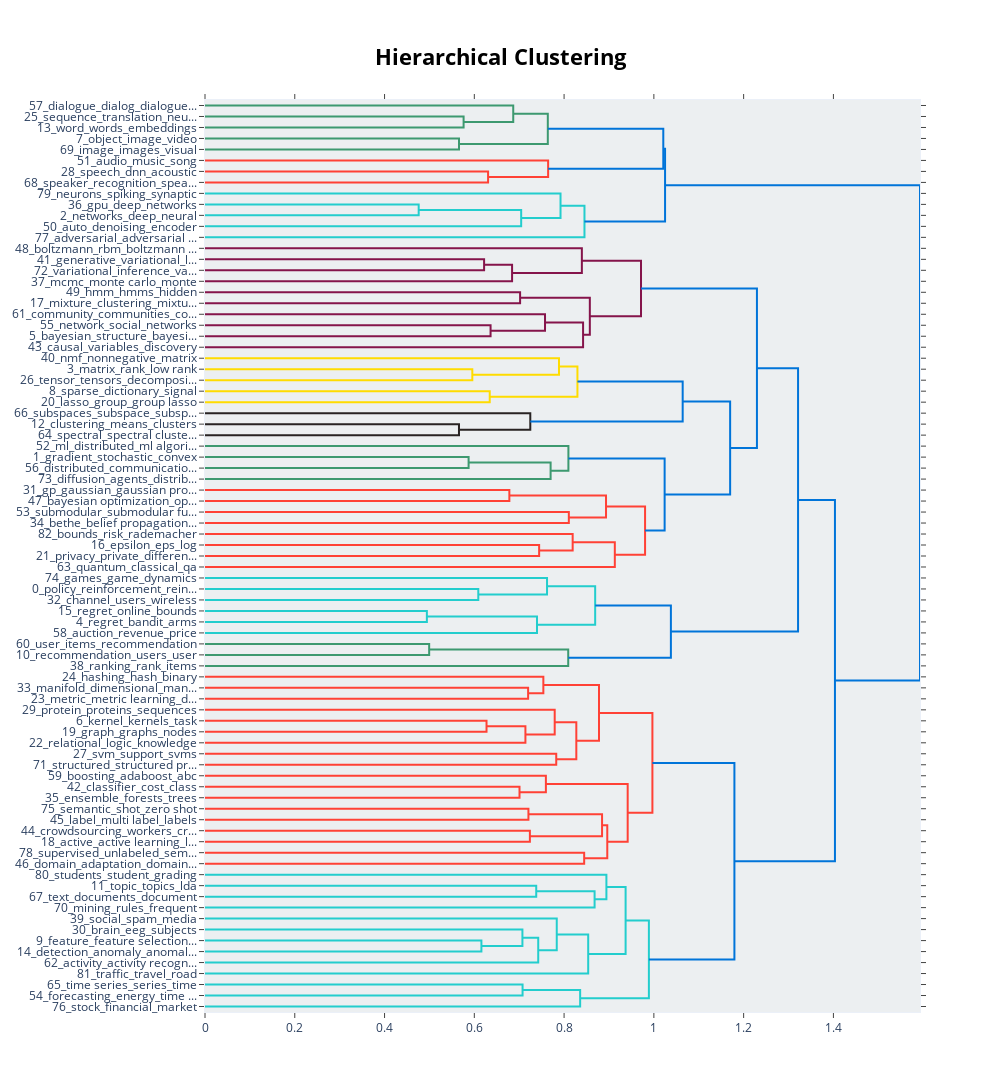

This figure's notebook cell:
### Markdown cell above
### Hirearchy of topics

### Code cell
topic_model.visualize_hierarchy()

### Figure 1 — Plotly figure (JSON) as saved in the notebook; plotly's stock layout.template omitted (floating-point values rounded to 4 significant figures)
{"data": [{"hoverinfo": "text", "marker": {"color": "rgb(61,153,112)"}, "mode": "lines", "type": "scatter", "x": [0, 0.5761, 0.5761, 0], "xaxis": "x", "y": [-15, -15, -25, -25], "yaxis": "y"}, {"hoverinfo": "text", "marker": {"color": "rgb(61,153,112)"}, "mode": "lines", "type": "scatter", "x": [0, 0.6867, 0.6867, 0.5761], "xaxis": "x", "y": [-5, -5, -20, -20], "yaxis": "y"}, {"hoverinfo": "text", "marker": {"color": "rgb(61,153,112)"}, "mode": "lines", "type": "scatter", "x": [0, 0.5659, 0.5659, 0], "xaxis": "x", "y": [-35, -35, -45, -45], "yaxis": "y"}, {"hoverinfo": "text", "marker": {"color": "rgb(61,153,112)"}, "mode": "lines", "type": "scatter", "x": [0.6867, 0.7637, 0.7637, 0.5659], "xaxis": "x", "y": [-12.5, -12.5, -40, -40], "yaxis": "y"}, {"hoverinfo": "text", "marker": {"color": "rgb(255,65,54)"}, "mode": "lines", "type": "scatter", "x": [0, 0.6307, 0.6307, 0], "xaxis": "x", "y": [-65, -65, -75, -75], "yaxis": "y"}, {"hoverinfo": "text", "marker": {"color": "rgb(255,65,54)"}, "mode": "lines", "type": "scatter", "x": [0, 0.7644, 0.7644, 0.6307], "xaxis": "x", "y": [-55, -55, -70, -70], "yaxis": "y"}, {"hoverinfo": "text", "marker": {"color": "rgb(0,116,217)"}, "mode": "lines", "type": "scatter", "x": [0.7637, 1.021, 1.021, 0.7644], "xaxis": "x", "y": [-26.25, -26.25, -62.5, -62.5], "yaxis": "y"}, {"hoverinfo": "text", "marker": {"color": "rgb(35,205,205)"}, "mode": "lines", "type": "scatter", "x": [0, 0.476, 0.476, 0], "xaxis": "x", "y": [-95, -95, -105, -105], "yaxis": "y"}, {"hoverinfo": "text", "marker": {"color": "rgb(35,205,205)"}, "mode": "lines", "type": "scatter", "x": [0.476, 0.7044, 0.7044, 0], "xaxis": "x", "y": [-100, -100, -115, -115], "yaxis": "y"}, {"hoverinfo": "text", "marker": {"color": "rgb(35,205,205)"}, "mode": "lines", "type": "scatter", "x": [0, 0.792, 0.792, 0.7044], "xaxis": "x", "y": [-85, -85, -107.5, -107.5], "yaxis": "y"}, {"hoverinfo": "text", "marker": {"color": "rgb(35,205,205)"}, "mode": "lines", "type": "scatter", "x": [0.792, 0.8454, 0.8454, 0], "xaxis": "x", "y": [-96.25, -96.25, -125, -125], "yaxis": "y"}, {"hoverinfo": "text", "marker": {"color": "rgb(0,116,217)"}, "mode": "lines", "type": "scatter", "x": [1.021, 1.025, 1.025, 0.8454], "xaxis": "x", "y": [-44.38, -44.38, -110.6, -110.6], "yaxis": "y"}, {"hoverinfo": "text", "marker": {"color": "rgb(133,20,75)"}, "mode": "lines", "type": "scatter", "x": [0, 0.6218, 0.6218, 0], "xaxis": "x", "y": [-145, -145, -155, -155], "yaxis": "y"}, {"hoverinfo": "text", "marker": {"color": "rgb(133,20,75)"}, "mode": "lines", "type": "scatter", "x": [0.6218, 0.6841, 0.6841, 0], "xaxis": "x", "y": [-150, -150, -165, -165], "yaxis": "y"}, {"hoverinfo": "text", "marker": {"color": "rgb(133,20,75)"}, "mode": "lines", "type": "scatter", "x": [0, 0.8396, 0.8396, 0.6841], "xaxis": "x", "y": [-135, -135, -157.5, -157.5], "yaxis": "y"}, {"hoverinfo": "text", "marker": {"color": "rgb(133,20,75)"}, "mode": "lines", "type": "scatter", "x": [0, 0.702, 0.702, 0], "xaxis": "x", "y": [-175, -175, -185, -185], "yaxis": "y"}, {"hoverinfo": "text", "marker": {"color": "rgb(133,20,75)"}, "mode": "lines", "type": "scatter", "x": [0, 0.6362, 0.6362, 0], "xaxis": "x", "y": [-205, -205, -215, -215], "yaxis": "y"}, {"hoverinfo": "text", "marker": {"color": "rgb(133,20,75)"}, "mode": "lines", "type": "scatter", "x": [0, 0.7575, 0.7575, 0.6362], "xaxis": "x", "y": [-195, -195, -210, -210], "yaxis": "y"}, {"hoverinfo": "text", "marker": {"color": "rgb(133,20,75)"}, "mode": "lines", "type": "scatter", "x": [0.7575, 0.8423, 0.8423, 0], "xaxis": "x", "y": [-202.5, -202.5, -225, -225], "yaxis": "y"}, {"hoverinfo": "text", "marker": {"color": "rgb(133,20,75)"}, "mode": "lines", "type": "scatter", "x": [0.702, 0.8573, 0.8573, 0.8423], "xaxis": "x", "y": [-180, -180, -213.8, -213.8], "yaxis": "y"}, {"hoverinfo": "text", "marker": {"color": "rgb(133,20,75)"}, "mode": "lines", "type": "scatter", "x": [0.8396, 0.9714, 0.9714, 0.8573], "xaxis": "x", "y": [-146.2, -146.2, -196.9, -196.9], "yaxis": "y"}, {"hoverinfo": "text", "marker": {"color": "rgb(255,220,0)"}, "mode": "lines", "type": "scatter", "x": [0, 0.5956, 0.5956, 0], "xaxis": "x", "y": [-245, -245, -255, -255], "yaxis": "y"}, {"hoverinfo": "text", "marker": {"color": "rgb(255,220,0)"}, "mode": "lines", "type": "scatter", "x": [0, 0.7886, 0.7886, 0.5956], "xaxis": "x", "y": [-235, -235, -250, -250], "yaxis": "y"}, {"hoverinfo": "text", "marker": {"color": "rgb(255,220,0)"}, "mode": "lines", "type": "scatter", "x": [0, 0.6343, 0.6343, 0], "xaxis": "x", "y": [-265, -265, -275, -275], "yaxis": "y"}, {"hoverinfo": "text", "marker": {"color": "rgb(255,220,0)"}, "mode": "lines", "type": "scatter", "x": [0.7886, 0.8297, 0.8297, 0.6343], "xaxis": "x", "y": [-242.5, -242.5, -270, -270], "yaxis": "y"}, {"hoverinfo": "text", "marker": {"color": "rgb(40,35,35)"}, "mode": "lines", "type": "scatter", "x": [0, 0.5658, 0.5658, 0], "xaxis": "x", "y": [-295, -295, -305, -305], "yaxis": "y"}, {"hoverinfo": "text", "marker": {"color": "rgb(40,35,35)"}, "mode": "lines", "type": "scatter", "x": [0, 0.7247, 0.7247, 0.5658], "xaxis": "x", "y": [-285, -285, -300, -300], "yaxis": "y"}, {"hoverinfo": "text", "marker": {"color": "rgb(0,116,217)"}, "mode": "lines", "type": "scatter", "x": [0.8297, 1.064, 1.064, 0.7247], "xaxis": "x", "y": [-256.2, -256.2, -292.5, -292.5], "yaxis": "y"}, {"hoverinfo": "text", "marker": {"color": "rgb(61,153,112)"}, "mode": "lines", "type": "scatter", "x": [0, 0.5873, 0.5873, 0], "xaxis": "x", "y": [-325, -325, -335, -335], "yaxis": "y"}, {"hoverinfo": "text", "marker": {"color": "rgb(61,153,112)"}, "mode": "lines", "type": "scatter", "x": [0.5873, 0.77, 0.77, 0], "xaxis": "x", "y": [-330, -330, -345, -345], "yaxis": "y"}, {"hoverinfo": "text", "marker": {"color": "rgb(61,153,112)"}, "mode": "lines", "type": "scatter", "x": [0, 0.8096, 0.8096, 0.77], "xaxis": "x", "y": [-315, -315, -337.5, -337.5], "yaxis": "y"}, {"hoverinfo": "text", "marker": {"color": "rgb(255,65,54)"}, "mode": "lines", "type": "scatter", "x": [0, 0.678, 0.678, 0], "xaxis": "x", "y": [-355, -355, -365, -365], "yaxis": "y"}, {"hoverinfo": "text", "marker": {"color": "rgb(255,65,54)"}, "mode": "lines", "type": "scatter", "x": [0, 0.8106, 0.8106, 0], "xaxis": "x", "y": [-375, -375, -385, -385], "yaxis": "y"}, {"hoverinfo": "text", "marker": {"color": "rgb(255,65,54)"}, "mode": "lines", "type": "scatter", "x": [0.678, 0.8934, 0.8934, 0.8106], "xaxis": "x", "y": [-360, -360, -380, -380], "yaxis": "y"}, {"hoverinfo": "text", "marker": {"color": "rgb(255,65,54)"}, "mode": "lines", "type": "scatter", "x": [0, 0.7444, 0.7444, 0], "xaxis": "x", "y": [-405, -405, -415, -415], "yaxis": "y"}, {"hoverinfo": "text", "marker": {"color": "rgb(255,65,54)"}, "mode": "lines", "type": "scatter", "x": [0, 0.8191, 0.8191, 0.7444], "xaxis": "x", "y": [-395, -395, -410, -410], "yaxis": "y"}, {"hoverinfo": "text", "marker": {"color": "rgb(255,65,54)"}, "mode": "lines", "type": "scatter", "x": [0.8191, 0.913, 0.913, 0], "xaxis": "x", "y": [-402.5, -402.5, -425, -425], "yaxis": "y"}, {"hoverinfo": "text", "marker": {"color": "rgb(255,65,54)"}, "mode": "lines", "type": "scatter", "x": [0.8934, 0.9804, 0.9804, 0.913], "xaxis": "x", "y": [-370, -370, -413.8, -413.8], "yaxis": "y"}, {"hoverinfo": "text", "marker": {"color": "rgb(0,116,217)"}, "mode": "lines", "type": "scatter", "x": [0.8096, 1.024, 1.024, 0.9804], "xaxis": "x", "y": [-326.2, -326.2, -391.9, -391.9], "yaxis": "y"}, {"hoverinfo": "text", "marker": {"color": "rgb(0,116,217)"}, "mode": "lines", "type": "scatter", "x": [1.064, 1.17, 1.17, 1.024], "xaxis": "x", "y": [-274.4, -274.4, -359.1, -359.1], "yaxis": "y"}, {"hoverinfo": "text", "marker": {"color": "rgb(0,116,217)"}, "mode": "lines", "type": "scatter", "x": [0.9714, 1.23, 1.23, 1.17], "xaxis": "x", "y": [-171.6, -171.6, -316.7, -316.7], "yaxis": "y"}, {"hoverinfo": "text", "marker": {"color": "rgb(35,205,205)"}, "mode": "lines", "type": "scatter", "x": [0, 0.6088, 0.6088, 0], "xaxis": "x", "y": [-445, -445, -455, -455], "yaxis": "y"}, {"hoverinfo": "text", "marker": {"color": "rgb(35,205,205)"}, "mode": "lines", "type": "scatter", "x": [0, 0.762, 0.762, 0.6088], "xaxis": "x", "y": [-435, -435, -450, -450], "yaxis": "y"}, {"hoverinfo": "text", "marker": {"color": "rgb(35,205,205)"}, "mode": "lines", "type": "scatter", "x": [0, 0.4943, 0.4943, 0], "xaxis": "x", "y": [-465, -465, -475, -475], "yaxis": "y"}, {"hoverinfo": "text", "marker": {"color": "rgb(35,205,205)"}, "mode": "lines", "type": "scatter", "x": [0.4943, 0.7396, 0.7396, 0], "xaxis": "x", "y": [-470, -470, -485, -485], "yaxis": "y"}, {"hoverinfo": "text", "marker": {"color": "rgb(35,205,205)"}, "mode": "lines", "type": "scatter", "x": [0.762, 0.8692, 0.8692, 0.7396], "xaxis": "x", "y": [-442.5, -442.5, -477.5, -477.5], "yaxis": "y"}, {"hoverinfo": "text", "marker": {"color": "rgb(61,153,112)"}, "mode": "lines", "type": "scatter", "x": [0, 0.4994, 0.4994, 0], "xaxis": "x", "y": [-495, -495, -505, -505], "yaxis": "y"}, {"hoverinfo": "text", "marker": {"color": "rgb(61,153,112)"}, "mode": "lines", "type": "scatter", "x": [0.4994, 0.8092, 0.8092, 0], "xaxis": "x", "y": [-500, -500, -515, -515], "yaxis": "y"}, {"hoverinfo": "text", "marker": {"color": "rgb(0,116,217)"}, "mode": "lines", "type": "scatter", "x": [0.8692, 1.038, 1.038, 0.8092], "xaxis": "x", "y": [-460, -460, -507.5, -507.5], "yaxis": "y"}, {"hoverinfo": "text", "marker": {"color": "rgb(0,116,217)"}, "mode": "lines", "type": "scatter", "x": [1.23, 1.321, 1.321, 1.038], "xaxis": "x", "y": [-244.1, -244.1, -483.8, -483.8], "yaxis": "y"}, {"hoverinfo": "text", "marker": {"color": "rgb(255,65,54)"}, "mode": "lines", "type": "scatter", "x": [0, 0.7199, 0.7199, 0], "xaxis": "x", "y": [-535, -535, -545, -545], "yaxis": "y"}, {"hoverinfo": "text", "marker": {"color": "rgb(255,65,54)"}, "mode": "lines", "type": "scatter", "x": [0, 0.7538, 0.7538, 0.7199], "xaxis": "x", "y": [-525, -525, -540, -540], "yaxis": "y"}, {"hoverinfo": "text", "marker": {"color": "rgb(255,65,54)"}, "mode": "lines", "type": "scatter", "x": [0, 0.6272, 0.6272, 0], "xaxis": "x", "y": [-565, -565, -575, -575], "yaxis": "y"}, {"hoverinfo": "text", "marker": {"color": "rgb(255,65,54)"}, "mode": "lines", "type": "scatter", "x": [0.6272, 0.7138, 0.7138, 0], "xaxis": "x", "y": [-570, -570, -585, -585], "yaxis": "y"}, {"hoverinfo": "text", "marker": {"color": "rgb(255,65,54)"}, "mode": "lines", "type": "scatter", "x": [0, 0.7791, 0.7791, 0.7138], "xaxis": "x", "y": [-555, -555, -577.5, -577.5], "yaxis": "y"}, {"hoverinfo": "text", "marker": {"color": "rgb(255,65,54)"}, "mode": "lines", "type": "scatter", "x": [0, 0.7825, 0.7825, 0], "xaxis": "x", "y": [-595, -595, -605, -605], "yaxis": "y"}, {"hoverinfo": "text", "marker": {"color": "rgb(255,65,54)"}, "mode": "lines", "type": "scatter", "x": [0.7791, 0.8272, 0.8272, 0.7825], "xaxis": "x", "y": [-566.2, -566.2, -600, -600], "yaxis": "y"}, {"hoverinfo": "text", "marker": {"color": "rgb(255,65,54)"}, "mode": "lines", "type": "scatter", "x": [0.7538, 0.8778, 0.8778, 0.8272], "xaxis": "x", "y": [-532.5, -532.5, -583.1, -583.1], "yaxis": "y"}, {"hoverinfo": "text", "marker": {"color": "rgb(255,65,54)"}, "mode": "lines", "type": "scatter", "x": [0, 0.7007, 0.7007, 0], "xaxis": "x", "y": [-625, -625, -635, -635], "yaxis": "y"}, {"hoverinfo": "text", "marker": {"color": "rgb(255,65,54)"}, "mode": "lines", "type": "scatter", "x": [0, 0.7595, 0.7595, 0.7007], "xaxis": "x", "y": [-615, -615, -630, -630], "yaxis": "y"}, {"hoverinfo": "text", "marker": {"color": "rgb(255,65,54)"}, "mode": "lines", "type": "scatter", "x": [0, 0.7206, 0.7206, 0], "xaxis": "x", "y": [-645, -645, -655, -655], "yaxis": "y"}, {"hoverinfo": "text", "marker": {"color": "rgb(255,65,54)"}, "mode": "lines", "type": "scatter", "x": [0, 0.7238, 0.7238, 0], "xaxis": "x", "y": [-665, -665, -675, -675], "yaxis": "y"}, {"hoverinfo": "text", "marker": {"color": "rgb(255,65,54)"}, "mode": "lines", "type": "scatter", "x": [0.7206, 0.8846, 0.8846, 0.7238], "xaxis": "x", "y": [-650, -650, -670, -670], "yaxis": "y"}, {"hoverinfo": "text", "marker": {"color": "rgb(255,65,54)"}, "mode": "lines", "type": "scatter", "x": [0, 0.8447, 0.8447, 0], "xaxis": "x", "y": [-685, -685, -695, -695], "yaxis": "y"}, {"hoverinfo": "text", "marker": {"color": "rgb(255,65,54)"}, "mode": "lines", "type": "scatter", "x": [0.8846, 0.8962, 0.8962, 0.8447], "xaxis": "x", "y": [-660, -660, -690, -690], "yaxis": "y"}, {"hoverinfo": "text", "marker": {"color": "rgb(255,65,54)"}, "mode": "lines", "type": "scatter", "x": [0.7595, 0.9416, 0.9416, 0.8962], "xaxis": "x", "y": [-622.5, -622.5, -675, -675], "yaxis": "y"}, {"hoverinfo": "text", "marker": {"color": "rgb(255,65,54)"}, "mode": "lines", "type": "scatter", "x": [0.8778, 0.9968, 0.9968, 0.9416], "xaxis": "x", "y": [-557.8, -557.8, -648.8, -648.8], "yaxis": "y"}, {"hoverinfo": "text", "marker": {"color": "rgb(35,205,205)"}, "mode": "lines", "type": "scatter", "x": [0, 0.7379, 0.7379, 0], "xaxis": "x", "y": [-715, -715, -725, -725], "yaxis": "y"}, {"hoverinfo": "text", "marker": {"color": "rgb(35,205,205)"}, "mode": "lines", "type": "scatter", "x": [0.7379, 0.8679, 0.8679, 0], "xaxis": "x", "y": [-720, -720, -735, -735], "yaxis": "y"}, {"hoverinfo": "text", "marker": {"color": "rgb(35,205,205)"}, "mode": "lines", "type": "scatter", "x": [0, 0.8943, 0.8943, 0.8679], "xaxis": "x", "y": [-705, -705, -727.5, -727.5], "yaxis": "y"}, {"hoverinfo": "text", "marker": {"color": "rgb(35,205,205)"}, "mode": "lines", "type": "scatter", "x": [0, 0.6158, 0.6158, 0], "xaxis": "x", "y": [-765, -765, -775, -775], "yaxis": "y"}, {"hoverinfo": "text", "marker": {"color": "rgb(35,205,205)"}, "mode": "lines", "type": "scatter", "x": [0, 0.7071, 0.7071, 0.6158], "xaxis": "x", "y": [-755, -755, -770, -770], "yaxis": "y"}, {"hoverinfo": "text", "marker": {"color": "rgb(35,205,205)"}, "mode": "lines", "type": "scatter", "x": [0.7071, 0.7424, 0.7424, 0], "xaxis": "x", "y": [-762.5, -762.5, -785, -785], "yaxis": "y"}, {"hoverinfo": "text", "marker": {"color": "rgb(35,205,205)"}, "mode": "lines", "type": "scatter", "x": [0, 0.7836, 0.7836, 0.7424], "xaxis": "x", "y": [-745, -745, -773.8, -773.8], "yaxis": "y"}, {"hoverinfo": "text", "marker": {"color": "rgb(35,205,205)"}, "mode": "lines", "type": "scatter", "x": [0.7836, 0.8537, 0.8537, 0], "xaxis": "x", "y": [-759.4, -759.4, -795, -795], "yaxis": "y"}, {"hoverinfo": "text", "marker": {"color": "rgb(35,205,205)"}, "mode": "lines", "type": "scatter", "x": [0.8943, 0.9371, 0.9371, 0.8537], "xaxis": "x", "y": [-716.2, -716.2, -777.2, -777.2], "yaxis": "y"}, {"hoverinfo": "text", "marker": {"color": "rgb(35,205,205)"}, "mode": "lines", "type": "scatter", "x": [0, 0.7075, 0.7075, 0], "xaxis": "x", "y": [-805, -805, -815, -815], "yaxis": "y"}, {"hoverinfo": "text", "marker": {"color": "rgb(35,205,205)"}, "mode": "lines", "type": "scatter", "x": [0.7075, 0.8358, 0.8358, 0], "xaxis": "x", "y": [-810, -810, -825, -825], "yaxis": "y"}, {"hoverinfo": "text", "marker": {"color": "rgb(35,205,205)"}, "mode": "lines", "type": "scatter", "x": [0.9371, 0.9889, 0.9889, 0.8358], "xaxis": "x", "y": [-746.7, -746.7, -817.5, -817.5], "yaxis": "y"}, {"hoverinfo": "text", "marker": {"color": "rgb(0,116,217)"}, "mode": "lines", "type": "scatter", "x": [0.9968, 1.179, 1.179, 0.9889], "xaxis": "x", "y": [-603.3, -603.3, -782.1, -782.1], "yaxis": "y"}, {"hoverinfo": "text", "marker": {"color": "rgb(0,116,217)"}, "mode": "lines", "type": "scatter", "x": [1.321, 1.403, 1.403, 1.179], "xaxis": "x", "y": [-363.9, -363.9, -692.7, -692.7], "yaxis": "y"}, {"hoverinfo": "text", "marker": {"color": "rgb(0,116,217)"}, "mode": "lines", "type": "scatter", "x": [1.025, 1.593, 1.593, 1.403], "xaxis": "x", "y": [-77.5, -77.5, -528.3, -528.3], "yaxis": "y"}], "layout": {"autosize": false, "height": 1445, "hoverlabel": {"bgcolor": "white", "font": {"family": "Rockwell", "size": 16}}, "hovermode": "closest", "plot_bgcolor": "#ECEFF1", "showlegend": false, "title": {"font": {"color": "Black", "size": 22}, "text": "<b>Hierarchical Clustering</b>", "x": 0.5, "xanchor": "center", "yanchor": "top"}, "width": 1000, "xaxis": {"mirror": "allticks", "rangemode": "tozero", "showgrid": false, "showline": true, "showticklabels": true, "ticks": "outside", "type": "linear", "zeroline": false}, "yaxis": {"mirror": "allticks", "range": [-830, 0], "rangemode": "tozero", "showgrid": false, "showline": true, "showticklabels": true, "tickmode": "array", "ticks": "outside", "ticktext": ["57_dialogue_dialog_dialogue...", "25_sequence_translation_neu...", "13_word_words_embeddings", "7_object_image_video", "69_image_images_visual", "51_audio_music_song", "28_speech_dnn_acoustic", "68_speaker_recognition_spea...", "79_neurons_spiking_synaptic", "36_gpu_deep_networks", "2_networks_deep_neural", "50_auto_denoising_encoder", "77_adversarial_adversarial ...", "48_boltzmann_rbm_boltzmann ...", "41_generative_variational_l...", "72_variational_inference_va...", "37_mcmc_monte carlo_monte", "49_hmm_hmms_hidden", "17_mixture_clustering_mixtu...", "61_community_communities_co...", "55_network_social_networks", "5_bayesian_structure_bayesi...", "43_causal_variables_discovery", "40_nmf_nonnegative_matrix", "3_matrix_rank_low rank", "26_tensor_tensors_decomposi...", "8_sparse_dictionary_signal", "20_lasso_group_group lasso", "66_subspaces_subspace_subsp...", "12_clustering_means_clusters", "64_spectral_spectral cluste...", "52_ml_distributed_ml algori...", "1_gradient_stochastic_convex", "56_distributed_communicatio...", "73_diffusion_agents_distrib...", "31_gp_gaussian_gaussian pro...", "47_bayesian optimization_op...", "53_submodular_submodular fu...", "34_bethe_belief propagation...", "82_bounds_risk_rademacher", "16_epsilon_eps_log", "21_privacy_private_differen...", "63_quantum_classical_qa", "74_games_game_dynamics", "0_policy_reinforcement_rein...", "32_channel_users_wireless", "15_regret_online_bounds", "4_regret_bandit_arms", "58_auction_revenue_price", "60_user_items_recommendation", "10_recommendation_users_user", "38_ranking_rank_items", "24_hashing_hash_binary", "33_manifold_dimensional_man...", "23_metric_metric learning_d...", "29_protein_proteins_sequences", "6_kernel_kernels_task", "19_graph_graphs_nodes", "22_relational_logic_knowledge", "27_svm_support_svms", "71_structured_structured pr...", "59_boosting_adaboost_abc", "42_classifier_cost_class", "35_ensemble_forests_trees", "75_semantic_shot_zero shot", "45_label_multi label_labels", "44_crowdsourcing_workers_cr...", "18_active_active learning_l...", "78_supervised_unlabeled_sem...", "46_domain_adaptation_domain...", "80_students_student_grading", "11_topic_topics_lda", "67_text_documents_document", "70_mining_rules_frequent", "39_social_spam_media", "30_brain_eeg_subjects", "9_feature_feature selection...", "14_detection_anomaly_anomal...", "62_activity_activity recogn...", "81_traffic_travel_road", "65_time series_series_time", "54_forecasting_energy_time ...", "76_stock_financial_market"], "tickvals": [-5, -15, -25, -35, -45, -55, -65, -75, -85, -95, -105, -115, -125, -135, -145, -155, -165, -175, -185, -195, -205, -215, -225, -235, -245, -255, -265, -275, -285, -295, -305, -315, -325, -335, -345, -355, -365, -375, -385, -395, -405, -415, -425, -435, -445, -455, -465, -475, -485, -495, -505, -515, -525, -535, -545, -555, -565, -575, -585, -595, -605, -615, -625, -635, -645, -655, -665, -675, -685, -695, -705, -715, -725, -735, -745, -755, -765, -775, -785, -795, -805, -815, -825], "type": "linear", "zeroline": false}}}
